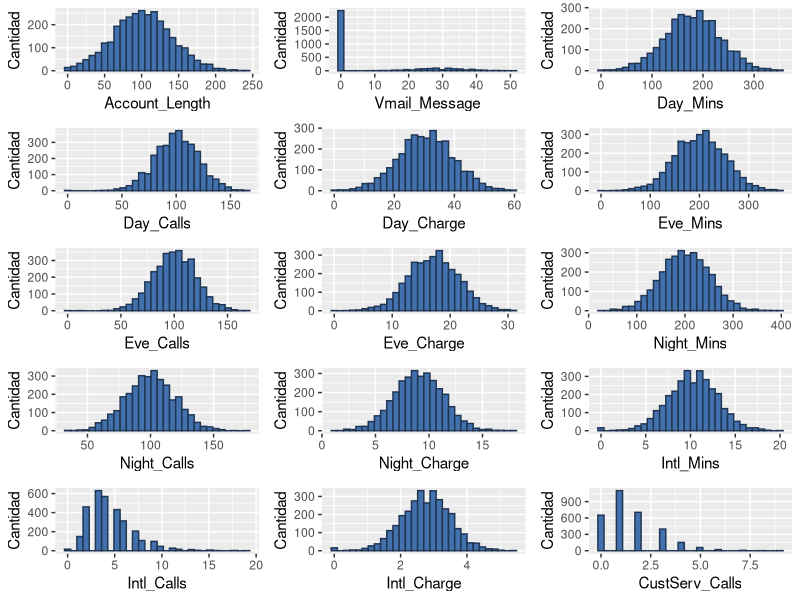
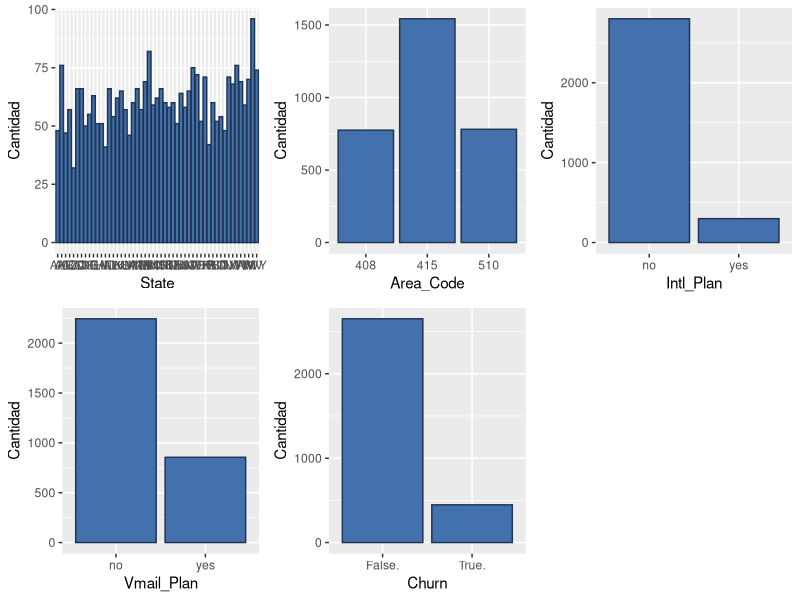
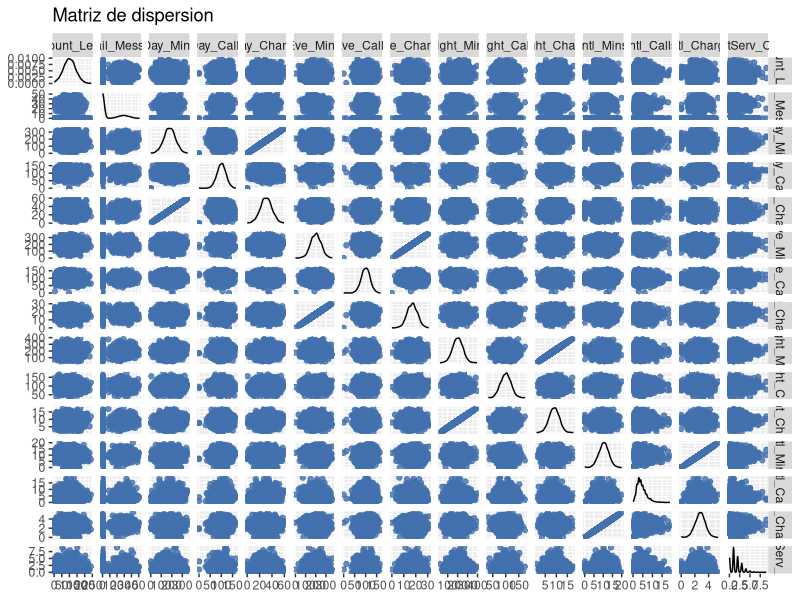
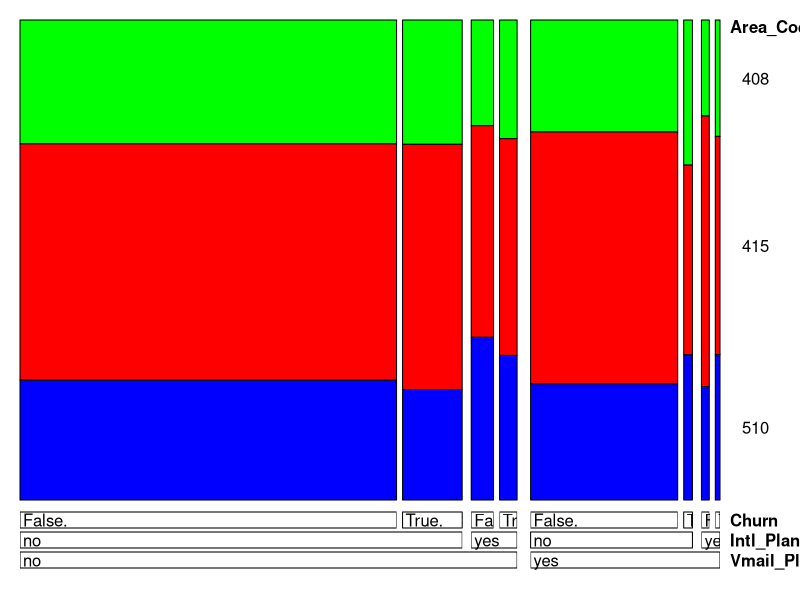
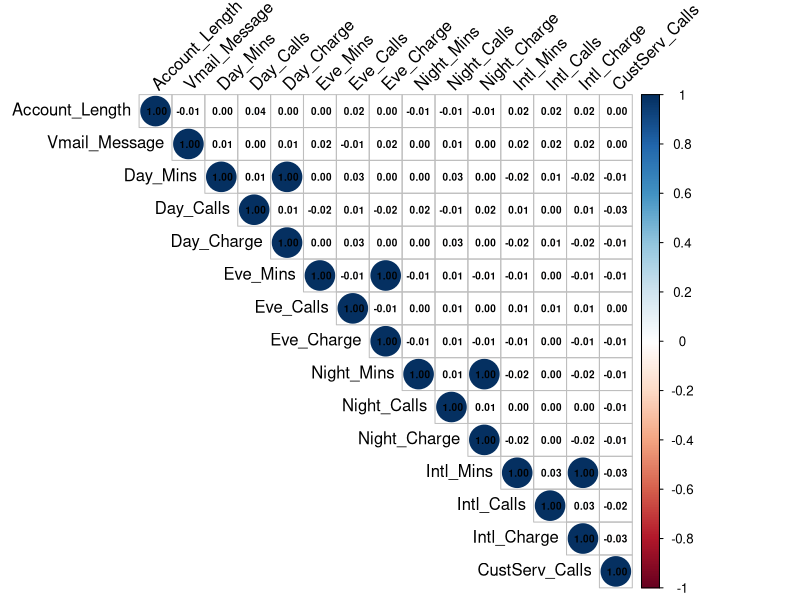
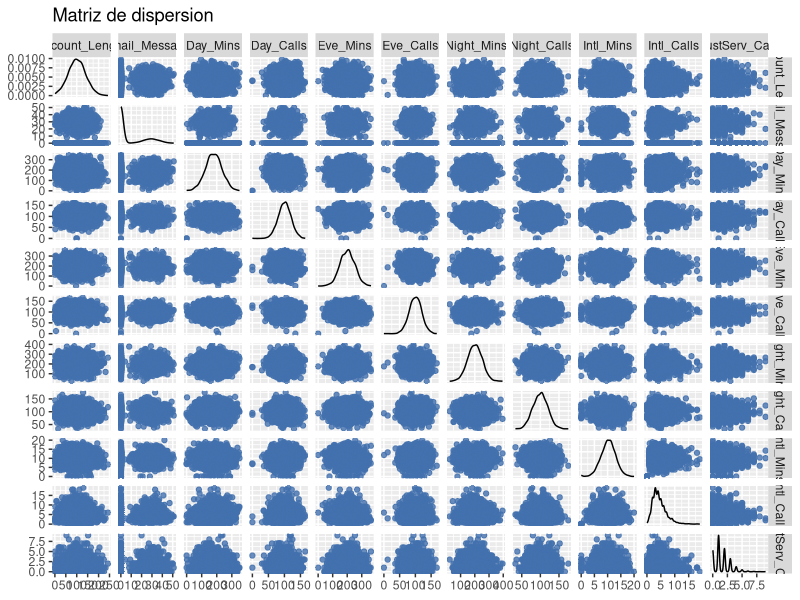
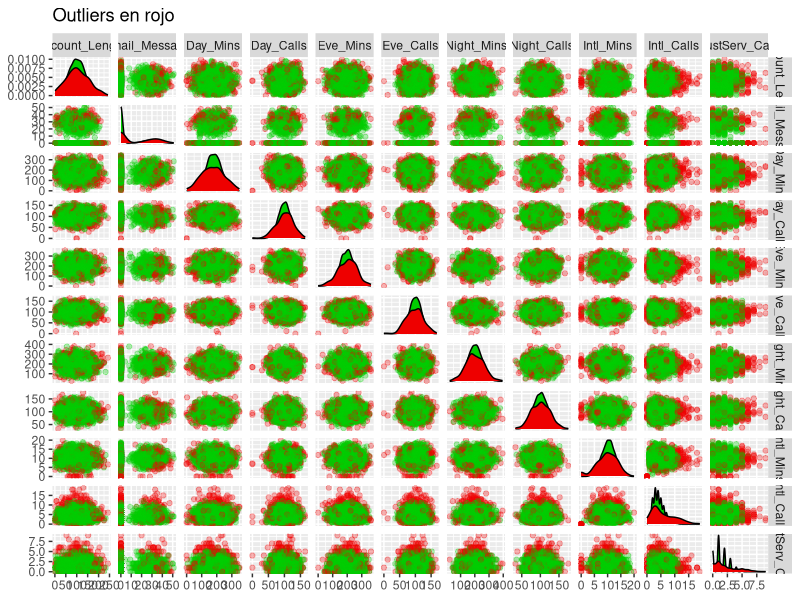

The R source for these figures, in order:
## ---- chunk 1
knitr::opts_chunk$set(echo = TRUE)
## ---- chunk 2
library(readxl)         #Lectura de archivos
library(gridExtra)      #Ordenacion de graficos en pantalla
library(corrplot)       #Grafico de correlaciones
library(ggplot2)        #Graficos
library (tidyverse)     #Manipulacion de datasets
library(vcd)            #Visualizacion de datos categoricos
library(GGally)         #Extension de ggplot2 para combinacion de graficos/matrices
library(MASS)           #Utilizado para la estimacion del mve en distancias de Mahalanobis
## ---- chunk 3

# Limpieza de entorno
rm(list = ls())

# Lectura del archivo Excel mediante ventana emergente
subscriptores.raw <- read.csv2('Churn.csv')


# Verificacion de las variables y su tipo
str(subscriptores.raw)

# La variable Area_Code se cargo como numerica pero en realidad es una variable categorica.
# Utilizamos la funcion mutate para convertirla al tipo de dato factor
# subscriptores.raw <- mutate(subscriptores.raw, Area_Code = as.factor(Area_Code))

## ---- chunk 4

########HK: Convierto las 4 categoricas en Factor (estaba en el HTML, pero no lo encontre en el cod R) ##########

names <- c('State' ,'Area_Code','Intl_Plan','Vmail_Plan','Churn')
subscriptores.raw[,names] <- lapply(subscriptores.raw[,names] , factor)
str(subscriptores.raw)

########HK Duda:convendria que cust serv sea categorica para algun modelo? (es similar a la discusion de #rooms. depende del modelo a utilizar?) ##########
# subscriptores.raw <- mutate(subscriptores.raw, CustServ_Calls = as.factor(CustServ_Calls))

# Exploracion inicial del dataset y verificacion de valores faltantes (missings)
# No se observan valores faltantes
summary(subscriptores.raw)
head(subscriptores.raw, 10)

# Graficamos las variables. Utilizamos barplots para las categoricas e histogramas para las
# cuantitativas
# NOTA: no graficamos la variable Phone dado que es una variable de identificacion (ID)

# Creacion de vector con los indices de las variables cuantitativas y cualitativas
columnas.num <- which(sapply(subscriptores.raw, class) %in% c("numeric","integer"))
columnas.cat <- which(sapply(subscriptores.raw, class) %in% "factor")

# Debemos borrar del vector de indices de variables cualitativas al indice correspondiente a la 
# variable Phone, para lo cual mediante la funcion grep obtenemos el indice de la columna Phone
borrar <- grep("Phone", colnames(subscriptores.raw))

# Mediante la funcion setdiff eliminanos el indice correspondiente a Phone del vector columnas.cat
columnas.cat <- setdiff(columnas.cat, borrar)

# Inicializamos los vectores en los cuales se guardaran los histogramas (variables cuantitativas) y
# los barplots (variables cualitativas)
histograma <- vector(mode = "list", length = length(columnas.num))
barplt <- vector(mode = "list", length = length(columnas.cat))

# Mediante un loops for creamos los histogramas y barplots los guardamos en los vectores
# correspondientes
for (i in 1:length(columnas.num)){
  histograma[[i]] <- ggplot(subscriptores.raw, aes_string(colnames(subscriptores.raw[columnas.num[i]]))) + 
    geom_histogram(bins = 30, colour = "#1F3552", fill = "#4271AE") + 
    ylab("Cantidad") + xlab(colnames(subscriptores.raw[columnas.num[i]]))
}

for (i in 1:length(columnas.cat)){
  barplt[[i]] <- ggplot(subscriptores.raw, aes_string(colnames(subscriptores.raw[columnas.cat[i]]))) + 
    geom_bar(colour = "#1F3552", fill = "#4271AE") + 
    ylab("Cantidad") + xlab(colnames(subscriptores.raw[columnas.cat[i]]))
}
## ---- chunk 5

# Graficamos los histogramas
do.call(grid.arrange, c(histograma, ncol=3))
## ---- chunk 6

# Graficamos los barplots
do.call(grid.arrange, c(barplt, ncol=3))

## ---- chunk 7

# Graficos bivariados para variables cuantitativas - Matriz de dispersion
# En el grafico de dispersion no se aprecian correctamente los nombres de las variables. El orden
# de las variables en el grafico es el siguiende (de izquierda a derecha y de arriba hacia abajo)
colnames(subscriptores.raw[columnas.num])

ggpairs(subscriptores.raw[columnas.num], 
        title="Matriz de dispersion",
        upper = list(continuous = wrap("points", alpha = 0.8, color="#4271AE")),
        lower = list(continuous = wrap("points", alpha = 0.8, color="#4271AE")))

## ---- chunk 8

doubledecker(Area_Code ~ Vmail_Plan + Intl_Plan + Churn, data = subscriptores.raw,
             gp = gpar(fill = c("Green", "Red", "Blue")))

# doubledecker(Area_Code ~ Vmail_Plan + Churn, data = subscriptores,
#              gp = gpar(fill = c("Green", "Red", "Blue")))
# 
# doubledecker(Area_Code ~ Intl_Plan + Churn, data = subscriptores,
#              gp = gpar(fill = c("Green", "Red", "Blue")))
# 
# doubledecker(Churn ~ Area_Code, data = subscriptores,
#              gp = gpar(fill = c("Green", "Red")))
# doubledecker(Churn ~ Area_Code + Vmail_Plan + Intl_Plan, data = subscriptores,
#              gp = gpar(fill = c("Green", "Red")))
# doubledecker(Area_Code ~ Churn + Vmail_Plan + Intl_Plan, data = subscriptores,
#              gp = gpar(fill = c("Green", "Red", "Blue")))
# 
# doubledecker(Area_Code ~ Churn + Intl_Plan+ Vmail_Plan, data = subscriptores,
#              gp = gpar(fill = c("Green", "Red", "Blue")))



# Matriz de correlacion - Variables cuantitativas
# Se observa que las variables correlacionadas (positivamente y con valor 1) son
# Day_Mins y Day_Charge
# Eve_Mins y Eve_Charge
# Night_Mins y Night_Charge
# Intl_Mins y Intl_Charge
# Esto indica que a mayor cantidad de minutos consumidos, mayor el cargo.
## ---- chunk 9

corrplot(cor(subscriptores.raw[columnas.num]), 
         method = "circle",
         type = "upper",
         tl.col = "black",
         tl.srt = 45,
         number.cex=0.6,
         addCoef.col = "black")
## ---- chunk 10

subscriptores.red <- subscriptores.raw[, !colnames(subscriptores.raw) %in% c("Day_Charge", 
                                                                             "Eve_Charge", "Night_Charge", "Intl_Charge")]

# Tras eliminar las 4 varaibles cuantitativas edefinimos el vector con los indices de las 
# variables cuantitativas
columnas.num <- which(sapply(subscriptores.red, class) %in% c("numeric","integer"))

# Matriz de dispersion tras eliminas las columnas correlacionadas
ggpairs(subscriptores.red[columnas.num], 
        title="Matriz de dispersion",
        upper = list(continuous = wrap("points", alpha = 0.8, color="#4271AE")),
        lower = list(continuous = wrap("points", alpha = 0.8, color="#4271AE")))

# OUTLIERS
# Utilizamos distancias de Mahalanobis para el analisis de outliers de manera multivariada.
# Utilizamos el elipsoide de volumen minimo dado que es considerado un estimador robusto de posicion
# y escala para datos multivariados
cov.subs <- cov.rob(subscriptores.red[columnas.num], method = "mve", nsamp = "best")

dmahal <- mahalanobis(subscriptores.red[columnas.num], cov.subs$center, cov.subs$cov, inverted = F)

summary(dmahal)

# Estimo el valor para el cual por encima del mismo debería considerar que la observacion es un 
# outlier (las distancias de Mahalanobis siguen una distribucion chi cuadrado y tomo p = 0.05 con 
# grados de libertad igual al numero de variables cuantitativas menos 1 (la cantidad de variables 
# cuantitativas esta dado por el largo del vector columnas.num, al cual le restamos 1 para obtener
# los grados de libertad). Este valor se puede tomar de una tabla chi2 o estimarlo a traves de R:
valorCorte <- qchisq(0.95, length(columnas.num) - 1)

# Adjuntamos las distancias de mahalanobis al dataset
subscriptores.red$Mahalanobis <- dmahal

# Adjuntamos una columna al dataset para indicar si es oultlier o no basado en las distnacias de 
# Mahalanobis. Va a ser una columna con valores TRUE o FALSE. Inicializo primero todos los valores 
# en FALSE
subscriptores.red$Outlier <- FALSE
subscriptores.red$Outlier[subscriptores.red$Mahalanobis > valorCorte] <- TRUE

# Aplicamos una suma sobre la columna Outlier (los valores TRUE cuentan como 1) para obtener la
# cantidad de outliers detectados segun las distancias de Mahalanobis
sum(subscriptores.red$Outlier)
## ---- chunk 11

ggpairs(subscriptores.red[columnas.num], aes(color=subscriptores.red$Outlier),
        title="Outliers en rojo",
        upper = list(continuous = wrap("points", alpha = 0.3)),
        lower = list(continuous = wrap("points", alpha = 0.3))) +
  scale_fill_manual(values=c("green3", "red2")) +
  scale_color_manual(values=c("green3", "red2"))

## ---- chunk 12

# Creamos 2 nuevos dataset. En uno colocamos los outliers (subscriptores.out) y en el otro los 
# registros depurados de outliers (subscriptores.dep)
subscriptores.out <- subscriptores.red[subscriptores.red$Outlier == TRUE,] 
subscriptores.dep <- subscriptores.red[subscriptores.red$Outlier == FALSE,] 


# Dividimos en el dataset depurado (sin outliers) en 2 datasets, uno de test y otro de pruebas
# Para cada registro generamos un numero aleatorio basado en una distribucion uniforme y lo 
# guardamos como una nueva columna en el dataset.
set.seed(123)
subscriptores.dep$Test_Split <- runif(dim(subscriptores.dep)[1])

# Basados en el numero aleatorio asignado a cada registro dividimos el dataset depurado en training
# y tests. En las siguientes lineas se asigna aproximadamente un 10% a test y aproximadamente un 90%
# a training
subscriptores.test <- subscriptores.dep[subscriptores.dep$Test_Split <= 0.1,]
subscriptores.training <- subscriptores.dep[subscriptores.dep$Test_Split > 0.1,]
